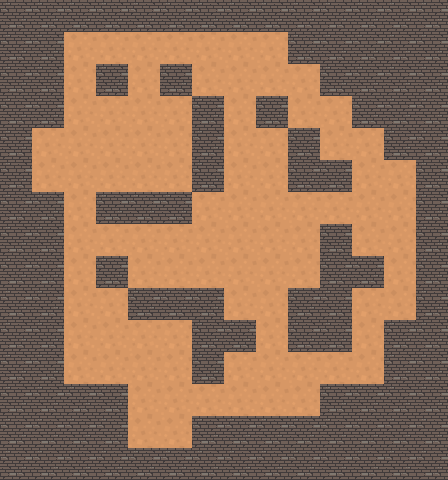

Below is a game level as drawn by its tile map, then a one-line description and the .tmx file that defines it, in full:
An orthogonal 14x15 tile map with 32x32 px tiles, 1 tile layer (Прошарок плиток 1).

<map version="1.10" tiledversion="1.10.2" orientation="orthogonal" renderorder="left-up" width="14" height="15" tilewidth="32" tileheight="32" infinite="0" nextlayerid="2" nextobjectid="1">
 <tileset firstgid="1" source="Підлога.tsx" />
 <layer id="1" name="Прошарок плиток 1" width="14" height="15">
  <data encoding="csv">
2,2,2,2,2,2,2,2,2,2,2,2,2,2,
2,2,1,1,1,1,1,1,1,2,2,2,2,2,
2,2,1,2,1,2,1,1,1,1,2,2,2,2,
2,2,1,1,1,1,2,1,2,1,1,2,2,2,
2,1,1,1,1,1,2,1,1,2,1,1,2,2,
2,1,1,1,1,1,2,1,1,2,2,1,1,2,
2,2,1,2,2,2,1,1,1,1,1,1,1,2,
2,2,1,1,1,1,1,1,1,1,2,1,1,2,
2,2,1,2,1,1,1,1,1,1,2,2,1,2,
2,2,1,1,2,2,2,1,1,2,2,1,1,2,
2,2,1,1,1,1,2,2,1,2,2,1,2,2,
2,2,1,1,1,1,2,1,1,1,1,1,2,2,
2,2,2,2,1,1,1,1,1,1,2,2,2,2,
2,2,2,2,1,1,2,2,2,2,2,2,2,2,
2,2,2,2,2,2,2,2,2,2,2,2,2,2
</data>
 </layer>
</map>
